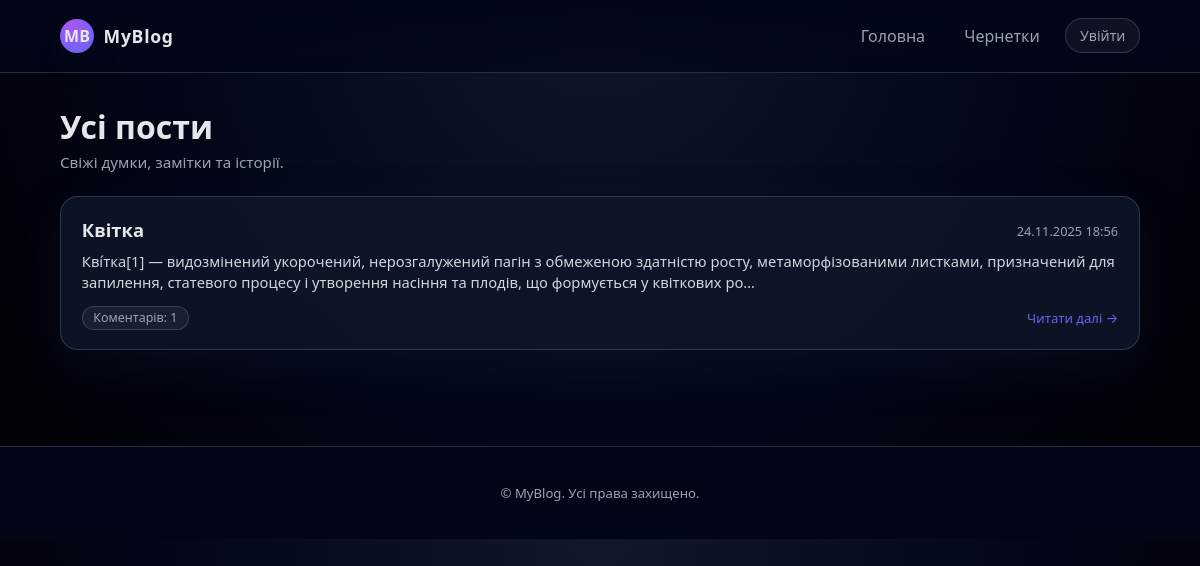
The page / on the database its author committed.
### myblog/models.py (models this page shows, shortened)
class Post(models.Model):
    author = models.ForeignKey(settings.AUTH_USER_MODEL, on_delete=models.CASCADE)
    title = models.CharField(max_length=200)
    text = models.TextField()
    created_date = models.DateTimeField(default=timezone.now)
    published_date = models.DateTimeField(blank=True, null=True)
    def all_comments(self):
        return self.comments.all()   # показує всі коментарі

class Comment(models.Model):
    post = models.ForeignKey(Post, on_delete=models.CASCADE, related_name='comments')
    author = models.CharField(max_length=200)
    text = models.TextField()
    created_date = models.DateTimeField(default=timezone.now)
    approved_comment = models.BooleanField(default=False)

### myblog/views.py (the view)
# urls.py: path('', views.post_list, name='post_list'),
def post_list(request):
    posts = Post.objects.filter(published_date__lte=timezone.now()).order_by('-published_date')
    return render(request, 'myblog/blog_home.html', {'posts': posts})

### myblog/templates/myblog/blog_home.html (shortened to what this page needs)
{% extends 'myblog/base.html' %}
{% block content %}
<section class="page-header">
    <h1>Усі пости</h1>
    <p class="page-subtitle">
        Свіжі думки, замітки та історії.
    </p>
</section>
<section class="posts-grid">
    {% for post in posts %}
        <article class="post-card">
            <a href="{% url 'post_detail' pk=post.pk %}" class="post-card-link">
                <div class="post-card-header">
                    <h2 class="post-card-title">{{ post.title }}</h2>
                    {% if post.published_date %}
                        <span class="post-card-date">
                            {{ post.published_date|date:"d.m.Y H:i" }}
                        </span>
                    {% endif %}
                </div>
                <p class="post-card-excerpt">
                    {{ post.text|striptags|truncatechars:220 }}
                </p>
                <div class="post-card-footer">
                    <span class="badge">
                        Коментарів: {{ post.all_comments|length }}
                    </span>
                    <span class="post-card-more">Читати далі →</span>
                </div>
            </a>
        </article>
    {% empty %}
        <p>Ще немає жодного поста. Будь першою, хто щось напише 😊</p>
    {% endfor %}
</section>
{% endblock %}

### myblog/static/css/style.css (style rules this page uses)
*, *::before, *::after { box-sizing: border-box; }
:root { --bg: #050816; --bg-elevated: #0f172a; --accent: #6366f1; --accent-soft: rgba(99,102,241,0.1); --accent-strong: #4f46e5; --danger: #ef4444; --success: #22c55e; --text: #e5e7eb; --text-muted: #9ca3af; --border: rgba(148,163,184,0.25); --radius-lg: 18px; --radius-md: 12px; --shadow-soft: 0 18px 45px rgba(15,23,42,0.45); --shadow-small: 0 8px 24px rgba(15,23,42,0.4); }
html, body { margin: 0; padding: 0; font-family: system-ui, -apple-system, BlinkMacSystemFont, "Segoe UI", sans-serif; background: radial-gradient(circle at top, #111827 0, #020617 55%, #000 100%); color: var(--text); }
.page-header { margin-bottom: 1.5rem; }
.page-header h1 { margin: 0 0 .3rem; font-size: 2rem; }
.page-subtitle { margin: 0; font-size: .95rem; color: var(--text-muted); }
.posts-grid { display: grid; gap: 1.4rem; grid-template-columns: repeat(auto-fit, minmax(260px, 1fr)); }
.post-card { background: rgba(15,23,42,.85); border-radius: var(--radius-lg); border: 1px solid var(--border); padding: 1.2rem 1.3rem; position: relative; transition: .25s; box-shadow: var(--shadow-soft); }
.post-card-link { text-decoration: none; color: inherit; display: block; }
.post-card-header { display: flex; justify-content: space-between; align-items: center; }
.post-card-title { margin: 0 0 .2rem; font-size: 1.15rem; }
.post-card-date { font-size: .8rem; color: var(--text-muted); }
.post-card-excerpt { margin: .4rem 0 .75rem; color: #d1d5db; font-size: .92rem; line-height: 1.45; }
.post-card-footer { display: flex; justify-content: space-between; align-items: center; font-size: .82rem; }
.post-card-more { color: var(--accent); }
.badge { padding: 0.15rem 0.65rem; border-radius: 999px; font-size: .78rem; background: rgba(255,255,255,.05); border: 1px solid var(--border); color: var(--text-muted); }

### rows shown on the page
Post: title "Квітка", published_date "24.11.2025 18:56", text "Кві́тка[1] — видозмінений укорочений, нерозгалужений пагін з обмеженою здатністю росту, метаморфізованими листками, призначений для запилення, статевого процесу і утворення насіння та плодів, що формується у квіткових ро…", all_comments|length "1"
